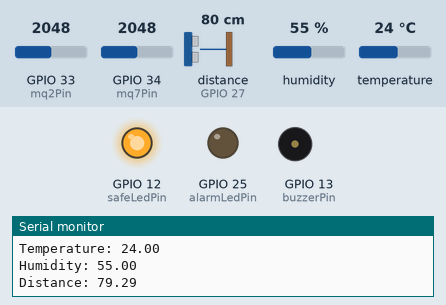
A sketch run on a simulated ESP32. Shown: output pins drawn as LEDs (lit = HIGH), buzzer (waves = sounding, pin HIGH), the last lines printed to the serial monitor. Wiring (inferred from the names in the program): ultrasonic range finder: trigger GPIO 14; echo GPIO 27. Inputs (shaded band) come from the test bench; at power-on: GPIO 33 (mq2Pin) = 2048, GPIO 34 (mq7Pin) = 2048, distance to the obstacle (sensor on GPIO 27) 80 cm, humidity 55 %, temperature 24 °C. The echo pulse lasts 58.3 µs per cm; WiFi joins after 1.5 s; servers stay silent unless stated; random numbers use the default seed unless the sketch sets one; pins used as bus, display or sensor lines are not drawn.

Above: at 3.0 s.
3.1 s: GPIO 33 (mq2Pin) set to 1070
5.0 s: GPIO 33 (mq2Pin) set to 1023
At 6.5 s:
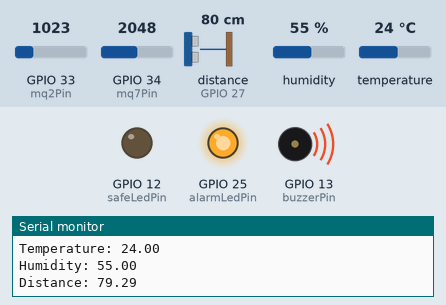
10.3 s: GPIO 33 (mq2Pin) set to 1228
At 11.9 s:
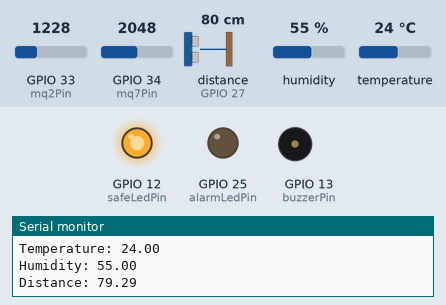
Timing chart, 0 to 13.3 s (numbered marks = the images above; inputs shaded):
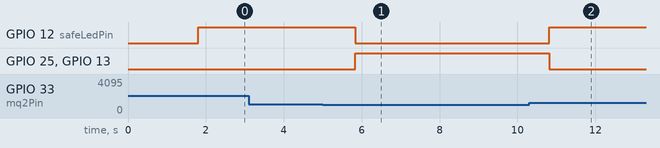

Measured:
- the behaviour switches between 1024 and 1023 on GPIO 33 (mq2Pin) (found by bisection; images 0 and 1)
- after the input at 5.0 s, GPIO 12 (safeLedPin): HIGH → LOW after 0.84 s; GPIO 25 (alarmLedPin), GPIO 13 (buzzerPin): LOW → HIGH after 0.84 s
- after the input at 10.3 s, GPIO 12 (safeLedPin): LOW → HIGH after 0.52 s; GPIO 25 (alarmLedPin), GPIO 13 (buzzerPin): HIGH → LOW after 0.52 s

The sketch:

NAAC2.ino
```cpp
#define BLYNK_TEMPLATE_ID "TMPL3qoi8CqXG" // Blynk firmware configuration
#define BLYNK_TEMPLATE_NAME "Air Quality Monitor" // Blynk firmware configuration
#define BLYNK_AUTH_TOKEN "up1H-bvqYaqqkWAYLGnsJMfPgpBlivua" // Blynk firmware configuration
#define BLYNK_PRINT Serial

#include <WiFi.h>
#include <BlynkSimpleEsp32.h>
#include "DHT.h"

// Pin definitions for sensors, LEDs, and buzzer
const int mq2Pin = 33;
const int mq7Pin = 34;
const int mq135Pin = 26;
const int alarmLedPin = 25;
const int safeLedPin = 12;
const int buzzerPin = 13;

// DHT11 sensor pin
#define DHTPIN 32
#define DHTTYPE DHT11
DHT dht(DHTPIN, DHTTYPE);

// Ultrasonic sensor pins
const int trigPin = 14;
const int echoPin = 27;

BlynkTimer timer;

// Calibration data for each sensor
const float MQ2_Ro = 10.0;
const float MQ7_Ro = 10.0;

// Define safety thresholds for each sensor
const float safetyThresholdMQ2 = 5;
const float safetyThresholdMQ7 = 5;
float safetyThresholdMQ135 = 200.0;

float mq2GasConcentration;
float mq7GasConcentration;
float temperature;
float humidity;
float distance;

char auth[] = BLYNK_AUTH_TOKEN;

// Function to calculate distance using ultrasonic sensor
float getDistance() {
  digitalWrite(trigPin, LOW);
  delayMicroseconds(2);
  digitalWrite(trigPin, HIGH);
  delayMicroseconds(10);
  digitalWrite(trigPin, LOW);

  long duration = pulseIn(echoPin, HIGH);
  return (duration * 0.034) / 2; // Convert to distance in cm
}

// Function to simulate MQ135 values between 50 and 100 during alarm situation
float getSimulatedMQ135Value() {
  return random(50, 101);  // Returns a random value between 50 and 100
}

void sendSensorData() {
  int mq2Value = analogRead(mq2Pin);
  int mq7Value = analogRead(mq7Pin);

  float mq2Rs = MQ2_Ro * (1023.0 - mq2Value) / mq2Value;
  float mq7Rs = MQ7_Ro * (1023.0 - mq7Value) / mq7Value;

  mq2GasConcentration = pow(10, ((log10(mq2Rs / MQ2_Ro) - 0.207) / -0.68));
  mq7GasConcentration = pow(10, ((log10(mq7Rs / MQ7_Ro) - 0.207) / -0.68));

  float mq135GasConcentration = 0;  // Initialize MQ135 concentration

  // Read DHT11 sensor values
  temperature = dht.readTemperature();
  humidity = dht.readHumidity();

  // Read ultrasonic sensor distance
  distance = getDistance();

  // Print gas concentrations to Serial
  Serial.print("MQ2 Gas Concentration: ");
  Serial.println(mq2GasConcentration);
  Serial.print("MQ7 Gas Concentration: ");
  Serial.println(mq7GasConcentration);

  // Update MQ135 gas concentration if alarm is triggered
  if (mq2GasConcentration > safetyThresholdMQ2 || mq7GasConcentration > safetyThresholdMQ7) {
    mq135GasConcentration = getSimulatedMQ135Value();  // Simulate value between 50 and 100
  } else {
    mq135GasConcentration = 30;  // Default value for non-alarm situation
  }

  Serial.print("MQ135 Gas Concentration : ");
  Serial.println(mq135GasConcentration);

  Serial.print("Temperature: ");
  Serial.println(temperature);
  Serial.print("Humidity: ");
  Serial.println(humidity);

  Serial.print("Distance: ");
  Serial.println(distance);

  // Send gas sensor data to Blynk
  Blynk.virtualWrite(V0, mq2GasConcentration);
  Blynk.virtualWrite(V1, mq7GasConcentration);
  Blynk.virtualWrite(V2, mq135GasConcentration);  // Send the adjusted MQ135 value

  // Send DHT11 data to Blynk
  Blynk.virtualWrite(V5, temperature);
  Blynk.virtualWrite(V6, humidity);

  // Send ultrasonic sensor data to Blynk
  Blynk.virtualWrite(V3, distance);
}

void setup() {
  Serial.begin(115200);
  Blynk.begin(auth, "OnePlus Nord", "viraj1234");

  pinMode(alarmLedPin, OUTPUT);
  pinMode(safeLedPin, OUTPUT);
  pinMode(buzzerPin, OUTPUT);

  dht.begin();

  pinMode(trigPin, OUTPUT);
  pinMode(echoPin, INPUT);

  timer.setInterval(1000L, sendSensorData);

  digitalWrite(alarmLedPin, LOW);
  digitalWrite(safeLedPin, HIGH);
  digitalWrite(buzzerPin, LOW);
}

void loop() {
  Blynk.run();
  timer.run();

  if (mq2GasConcentration > safetyThresholdMQ2 || mq7GasConcentration > safetyThresholdMQ7) {
    digitalWrite(alarmLedPin, HIGH);   // Turn on alarm LED
    digitalWrite(safeLedPin, LOW);     // Turn off safe LED
    digitalWrite(buzzerPin, HIGH);     // Turn on buzzer
  } else {
    digitalWrite(alarmLedPin, LOW);    // Turn off alarm LED
    digitalWrite(safeLedPin, HIGH);    // Turn on safe LED
    digitalWrite(buzzerPin, LOW);      // Turn off buzzer
  }
}
```
